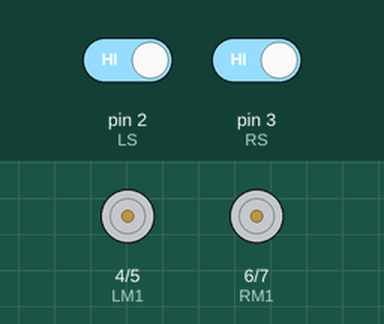
This sketch was run on a simulated Arduino Uno, built with avr-gcc and run on an emulated ATmega328P. Parts: motor-driver pin pairs drawn as motors (green arrow = first pin HIGH = forward, orange = second pin HIGH = backward, longer = more drive). Inputs (shaded band) come from the test bench; at power-on: pin 2 (LS) HIGH, pin 3 (RS) HIGH.

Above: at 1.2 s.
1.3 s: pin 2 (LS) driven LOW
At 1.8 s:
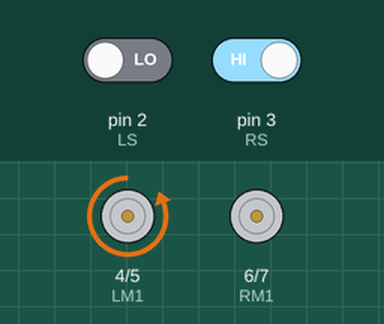
2.8 s: pin 3 (RS) driven LOW
At 4.0 s:
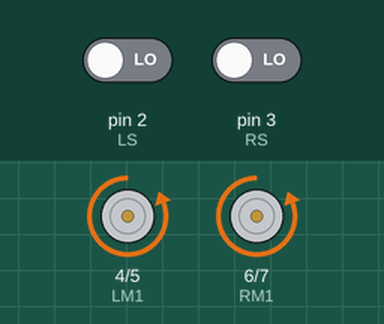
4.3 s: pin 2 (LS) driven HIGH
At 5.3 s:
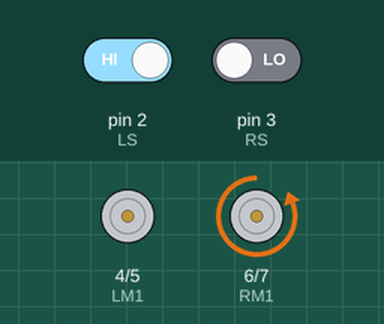
5.8 s: pin 3 (RS) driven HIGH
At 6.5 s:
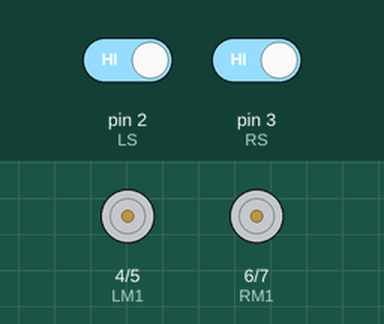
Timing chart, 0 to 8.3 s (numbered marks = the images above; inputs shaded):
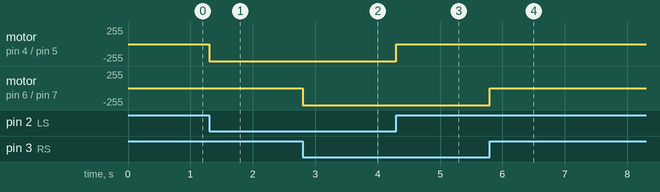

The sketch:

RAM_IR.ino
```cpp
#define LS 2 // left sensor
#define RS 3 // right sensor

/*-------definning Outputs------*/
#define LM1 4 // left motor
#define LM2 5 // left motor
#define RM1 6 // right motor
#define RM2 7 // right motor

void setup()
{
pinMode(LS, INPUT);
pinMode(RS, INPUT);
pinMode(LM1, OUTPUT);
pinMode(LM2, OUTPUT);
pinMode(RM1, OUTPUT);
pinMode(RM2, OUTPUT);
}

void loop()
{
if(!(digitalRead(LS)) && !(digitalRead(RS))) // Move Forward (digitalRead(LS) && digitalRead(RS))
{
digitalWrite(LM1, LOW);
digitalWrite(LM2, HIGH);
digitalWrite(RM1, LOW);
digitalWrite(RM2, HIGH);
}

if(!(digitalRead(LS)) && digitalRead(RS)) // Turn right
{
digitalWrite(LM1, LOW);
digitalWrite(LM2, HIGH);
digitalWrite(RM1, LOW);
digitalWrite(RM2, LOW);
}

if(digitalRead(LS) && !(digitalRead(RS))) // turn left
{
digitalWrite(LM1, LOW);
digitalWrite(LM2, LOW);
digitalWrite(RM1, LOW);
digitalWrite(RM2, HIGH);
}

if(digitalRead(LS) && digitalRead(RS)) // stop !(digitalRead(LS)) && !(digitalRead(RS))
{
digitalWrite(LM1, LOW);
digitalWrite(LM2, LOW);
digitalWrite(RM1, LOW);
digitalWrite(RM2, LOW);
}
}
```

Measured:
- after the input at 1.3 s, motor on pin 4 (LM1) / pin 5 (LM2): stopped → backward 255/255 at once
- after the input at 2.8 s, motor on pin 6 (RM1) / pin 7 (RM2): stopped → backward 255/255 at once
- after the input at 4.3 s, motor on pin 4 (LM1) / pin 5 (LM2): backward 255/255 → stopped at once
- after the input at 5.8 s, motor on pin 6 (RM1) / pin 7 (RM2): backward 255/255 → stopped at once
